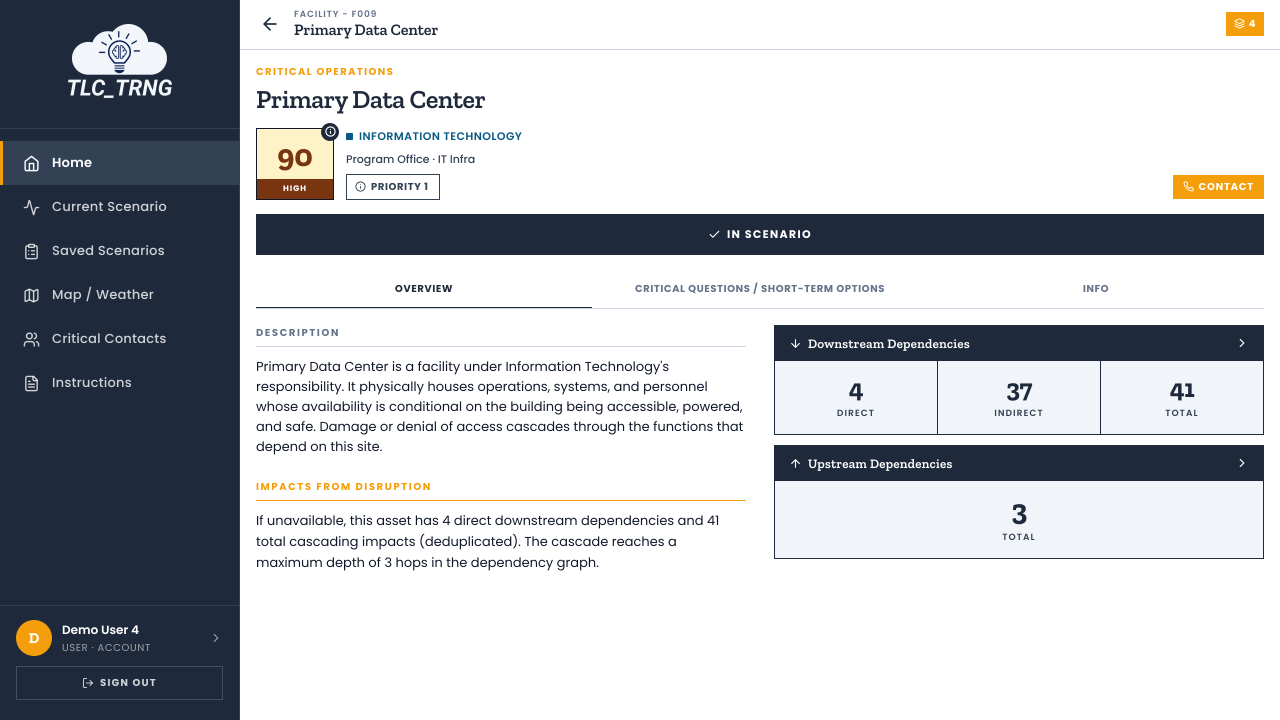
#> input picture video-production/motion/dst-commercial/media/capture/asset-primary-data-center-added.png, 3840 x 2160 px (shown at 1/3 size)
$ python stitch_scroll.py ../media/capture/asset-primary-data-center-added.png ../media/capture/asset-network-core-added.png ../media/capture/asset-network-core-added.png 5
#> lines starting #> are read from the running program, lines starting #| are printed output that depends on the picture
#!/usr/bin/env python3
"""Stitch two shots of one scrolling page into a single tall page, so the camera can scroll down it.

  python3 tools/stitch_scroll.py <upper shot.png> <lower shot.png> <out.png> [<header px>]

The lower shot is the same page scrolled further down (the app scrolls inside its own panel, and its header and
sidebar stay put). The scroll distance is found by matching a band of the lower shot, below its sticky header,
against the upper shot (content columns only, right of the sidebar). The output is the upper shot, continued with
the lower shot's rows that it doesn't already show. Prints the scroll distance, which maps the lower shot's
coordinates onto the stitched page (page y = lower y + distance).
"""
import sys
import numpy as np
from PIL import Image

up_path, lo_path, out_path = sys.argv[1:4]
HEADER = int(sys.argv[4]) if len(sys.argv) > 4 else 160      # the sticky header's height in shot pixels
SIDEBAR = 730                                                 # the sidebar's width in shot pixels
up = Image.open(up_path).convert("RGB"); lo = Image.open(lo_path).convert("RGB")
#> further down, up is the input picture: PIL image 3840x2160 RGB; mean R, G, B 190.8, 193.7, 198
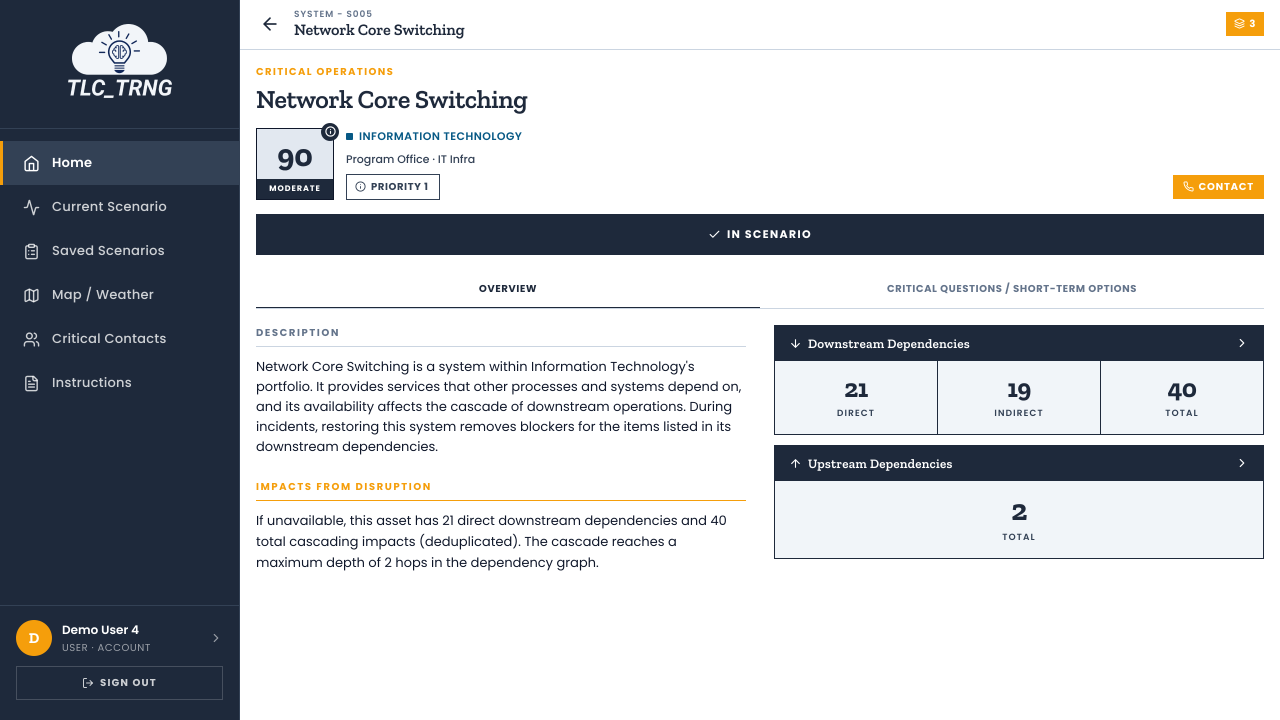
#> input picture video-production/motion/dst-commercial/media/capture/asset-network-core-added.png, 3840 x 2160 px (shown at 1/3 size)
#> further down, lo is the input picture: PIL image 3840x2160 RGB; mean R, G, B 190.4, 193.4, 198.1
a = np.asarray(up.convert("L"), np.float32)[:, SIDEBAR:]
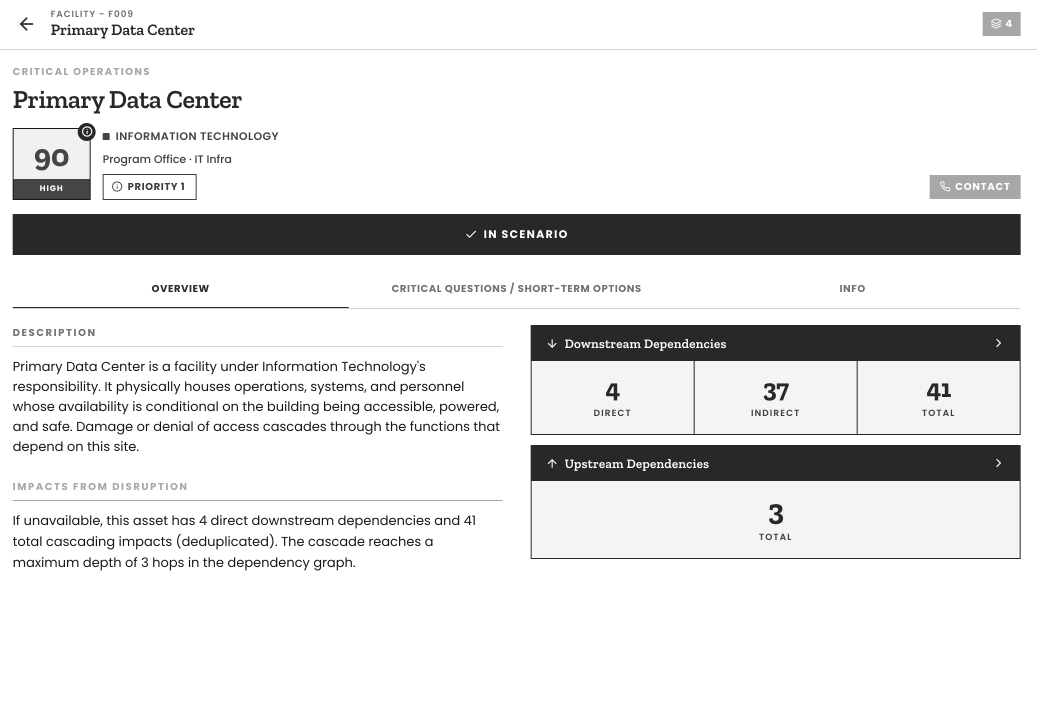
#> a: shape (2160, 3110) float32 (shown at 1/3 size); min 22, max 255, mean 226.3
b = np.asarray(lo.convert("L"), np.float32)[:, SIDEBAR:]
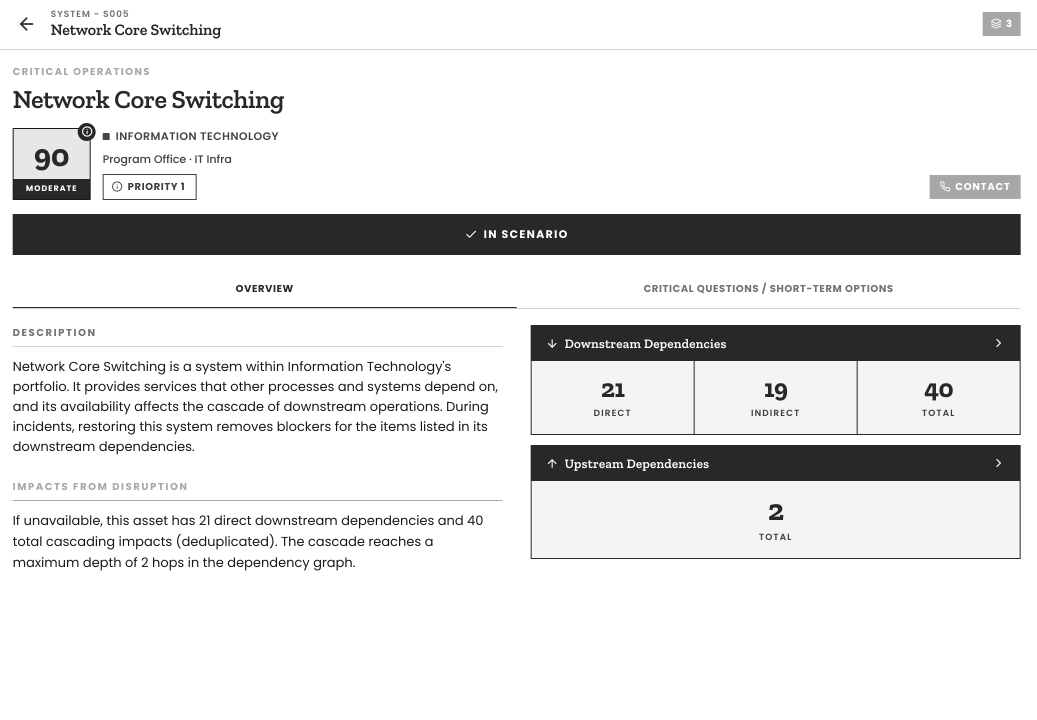
#> b: shape (2160, 3110) float32 (shown at 1/3 size); min 22, max 255, mean 226
band = b[HEADER + 10: HEADER + 110]      # a short band just below the lower shot's header (the shots may overlap little)
best, best_d = None, None
for d in range(1, a.shape[0] - band.shape[0] - HEADER - 10):
    win = a[HEADER + 10 + d: HEADER + 110 + d]
    if win.shape != band.shape:
        break
    err = float(np.mean(np.abs(win - band)))
    if best is None or err < best:
        best, best_d = err, d
#> this loop made 2044 passes
#> (err, best, best_d) on pass 1: (6.03, 6.03, 1)
#> err on passes 2 to 7: 6.49, 6.94, 7.31, 7.55, 7.73, 7.87
#> after the loop, best = 6.03; best_d = 1
if best is None or best > 2.0:
#> (the run stopped early here; a loop or call above may not have finished)
